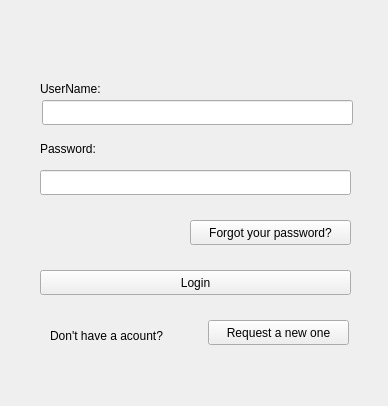
<?xml version="1.0" encoding="UTF-8"?>
<ui version="4.0">
 <class>Widget</class>
 <widget class="QWidget" name="Widget">
  <property name="geometry">
   <rect>
    <x>0</x>
    <y>0</y>
    <width>388</width>
    <height>406</height>
   </rect>
  </property>
  <property name="windowTitle">
   <string>Widget</string>
  </property>
  <widget class="QStackedWidget" name="stackedWidget">
   <property name="geometry">
    <rect>
     <x>20</x>
     <y>20</y>
     <width>361</width>
     <height>371</height>
    </rect>
   </property>
   <property name="currentIndex">
    <number>0</number>
   </property>
   <widget class="QWidget" name="Login">
    <widget class="QLabel" name="label">
     <property name="geometry">
      <rect>
       <x>20</x>
       <y>60</y>
       <width>101</width>
       <height>17</height>
      </rect>
     </property>
     <property name="text">
      <string>UserName:</string>
     </property>
    </widget>
    <widget class="QLabel" name="label_2">
     <property name="geometry">
      <rect>
       <x>20</x>
       <y>120</y>
       <width>81</width>
       <height>17</height>
      </rect>
     </property>
     <property name="text">
      <string>Password:</string>
     </property>
    </widget>
    <widget class="QPushButton" name="buttonLogin">
     <property name="geometry">
      <rect>
       <x>20</x>
       <y>250</y>
       <width>311</width>
       <height>25</height>
      </rect>
     </property>
     <property name="text">
      <string>Login</string>
     </property>
    </widget>
    <widget class="QLabel" name="label_3">
     <property name="geometry">
      <rect>
       <x>30</x>
       <y>300</y>
       <width>141</width>
       <height>31</height>
      </rect>
     </property>
     <property name="text">
      <string>Don't have a acount?</string>
     </property>
    </widget>
    <widget class="QPushButton" name="buttonForgotg">
     <property name="geometry">
      <rect>
       <x>170</x>
       <y>200</y>
       <width>161</width>
       <height>25</height>
      </rect>
     </property>
     <property name="text">
      <string>Forgot your password?</string>
     </property>
    </widget>
    <widget class="QPushButton" name="buttonRequest">
     <property name="geometry">
      <rect>
       <x>188</x>
       <y>300</y>
       <width>141</width>
       <height>25</height>
      </rect>
     </property>
     <property name="text">
      <string>Request a new one</string>
     </property>
    </widget>
    <widget class="QLineEdit" name="lineEditUserNameLog">
     <property name="geometry">
      <rect>
       <x>22</x>
       <y>80</y>
       <width>311</width>
       <height>25</height>
      </rect>
     </property>
    </widget>
    <widget class="QLineEdit" name="lineEditPasswordLog">
     <property name="geometry">
      <rect>
       <x>20</x>
       <y>150</y>
       <width>311</width>
       <height>25</height>
      </rect>
     </property>
    </widget>
   </widget>
   <widget class="QWidget" name="Register">
    <widget class="QLabel" name="label_4">
     <property name="geometry">
      <rect>
       <x>20</x>
       <y>40</y>
       <width>81</width>
       <height>17</height>
      </rect>
     </property>
     <property name="text">
      <string>UserName:</string>
     </property>
    </widget>
    <widget class="QLabel" name="label_5">
     <property name="geometry">
      <rect>
       <x>20</x>
       <y>110</y>
       <width>81</width>
       <height>17</height>
      </rect>
     </property>
     <property name="text">
      <string>Password:</string>
     </property>
    </widget>
    <widget class="QLabel" name="label_6">
     <property name="geometry">
      <rect>
       <x>20</x>
       <y>180</y>
       <width>111</width>
       <height>17</height>
      </rect>
     </property>
     <property name="text">
      <string>PhoneNumber:</string>
     </property>
    </widget>
    <widget class="QLineEdit" name="lineEditUserNameReg">
     <property name="geometry">
      <rect>
       <x>20</x>
       <y>70</y>
       <width>311</width>
       <height>25</height>
      </rect>
     </property>
    </widget>
    <widget class="QLineEdit" name="lineEditPasswordReg">
     <property name="geometry">
      <rect>
       <x>20</x>
       <y>140</y>
       <width>311</width>
       <height>25</height>
      </rect>
     </property>
     <property name="autoFillBackground">
      <bool>false</bool>
     </property>
     <property name="placeholderText">
      <string/>
     </property>
    </widget>
    <widget class="QLineEdit" name="lineEditPhoneNumberReg">
     <property name="geometry">
      <rect>
       <x>20</x>
       <y>210</y>
       <width>311</width>
       <height>25</height>
      </rect>
     </property>
    </widget>
    <widget class="QPushButton" name="buttonRegister">
     <property name="geometry">
      <rect>
       <x>20</x>
       <y>270</y>
       <width>311</width>
       <height>25</height>
      </rect>
     </property>
     <property name="text">
      <string>Register</string>
     </property>
    </widget>
    <widget class="QPushButton" name="buttonRegister_2">
     <property name="geometry">
      <rect>
       <x>90</x>
       <y>310</y>
       <width>171</width>
       <height>25</height>
      </rect>
     </property>
     <property name="text">
      <string>Return Log</string>
     </property>
    </widget>
   </widget>
   <widget class="QWidget" name="FindPassword">
    <widget class="QLabel" name="label_7">
     <property name="geometry">
      <rect>
       <x>20</x>
       <y>40</y>
       <width>101</width>
       <height>17</height>
      </rect>
     </property>
     <property name="text">
      <string>UserName:</string>
     </property>
    </widget>
    <widget class="QLabel" name="label_8">
     <property name="geometry">
      <rect>
       <x>20</x>
       <y>130</y>
       <width>121</width>
       <height>17</height>
      </rect>
     </property>
     <property name="text">
      <string>PhoneNumber:</string>
     </property>
    </widget>
    <widget class="QLineEdit" name="lineEditUserNameFid">
     <property name="geometry">
      <rect>
       <x>20</x>
       <y>70</y>
       <width>311</width>
       <height>25</height>
      </rect>
     </property>
    </widget>
    <widget class="QLineEdit" name="lineEditPhoneNumberFid">
     <property name="geometry">
      <rect>
       <x>22</x>
       <y>170</y>
       <width>301</width>
       <height>25</height>
      </rect>
     </property>
    </widget>
    <widget class="QPushButton" name="buttonSure">
     <property name="geometry">
      <rect>
       <x>20</x>
       <y>240</y>
       <width>301</width>
       <height>25</height>
      </rect>
     </property>
     <property name="text">
      <string>Sure</string>
     </property>
    </widget>
    <widget class="QPushButton" name="buttonSure_2">
     <property name="geometry">
      <rect>
       <x>90</x>
       <y>300</y>
       <width>161</width>
       <height>25</height>
      </rect>
     </property>
     <property name="text">
      <string>Return</string>
     </property>
    </widget>
   </widget>
   <widget class="QWidget" name="NewPassword">
    <widget class="QLabel" name="label_9">
     <property name="geometry">
      <rect>
       <x>30</x>
       <y>100</y>
       <width>121</width>
       <height>17</height>
      </rect>
     </property>
     <property name="text">
      <string>New Password:</string>
     </property>
    </widget>
    <widget class="QLineEdit" name="lineEditNewPassword">
     <property name="geometry">
      <rect>
       <x>30</x>
       <y>140</y>
       <width>291</width>
       <height>25</height>
      </rect>
     </property>
    </widget>
    <widget class="QPushButton" name="buttonSureNewPass">
     <property name="geometry">
      <rect>
       <x>30</x>
       <y>210</y>
       <width>291</width>
       <height>25</height>
      </rect>
     </property>
     <property name="text">
      <string>Sure</string>
     </property>
    </widget>
    <widget class="QPushButton" name="buttonSureNewPass_2">
     <property name="geometry">
      <rect>
       <x>130</x>
       <y>280</y>
       <width>121</width>
       <height>25</height>
      </rect>
     </property>
     <property name="text">
      <string>Return</string>
     </property>
    </widget>
   </widget>
  </widget>
 </widget>
 <layoutdefault spacing="6" margin="11"/>
 <resources/>
 <connections/>
</ui>
